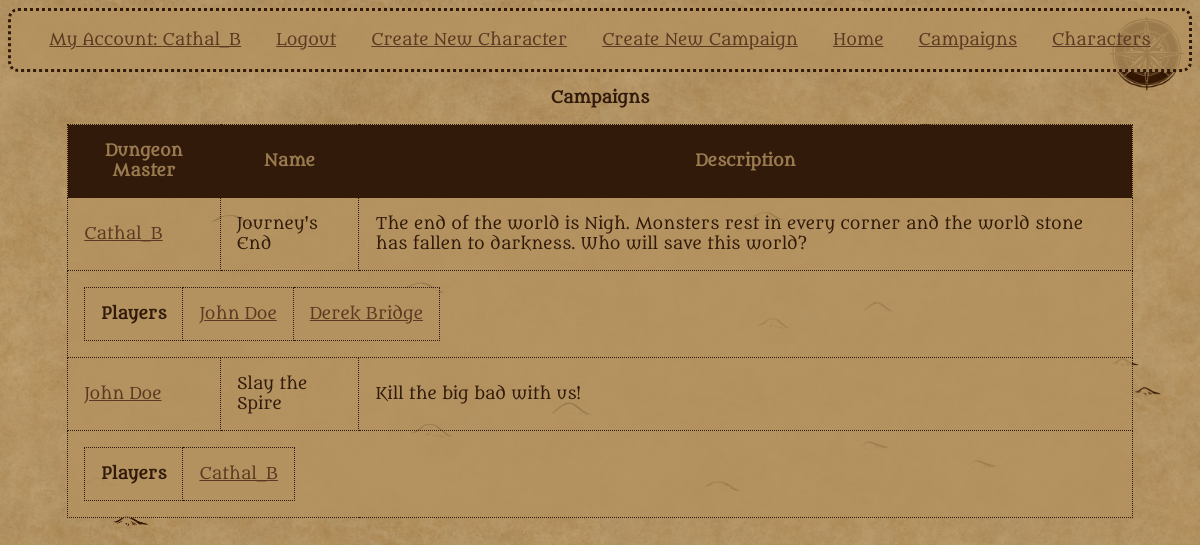
The app's page /Campaigns (signed in) with its own data.
### tables this page shows
CREATE TABLE campaigns
(
    campaign_id INTEGER PRIMARY KEY AUTOINCREMENT,
    dm_id TEXT NOT NULL,
    name TEXT NOT NULL,
    description TEXT NOT NULL,
    FOREIGN KEY (dm_id) REFERENCES users(user_id)
);

CREATE TABLE in_campaign
(
    user_id TEXT NOT NULL,
    campaign_id INTEGER NOT NULL,
    FOREIGN KEY (user_id) REFERENCES users(user_id),
    FOREIGN KEY (campaign_id) REFERENCES campaigns(campaign_id) ON DELETE CASCADE
);

### app.py (the view)
@app.route("/Campaigns", methods=["GET", "POST"])
def Campaigns():
    db = get_db()
    campaigns = db.execute("""SELECT * FROM campaigns""").fetchall()
    players = db.execute("""SELECT * FROM in_campaign""").fetchall()
    return render_template("campaigns.html", campaigns = campaigns, players = players)

### app.py (called while the page is built)
@app.before_request
def load_logged_in_user():
    g.user = session.get("user_id",None)

### database.py (called while the page is built)
def get_db():
    if "db" not in g:
        g.db = sqlite3.connect(DATABASE,
            detect_types=sqlite3.PARSE_DECLTYPES
        )
        g.db.row_factory = sqlite3.Row
        g.db.execute("PRAGMA foreign_keys = ON") #learned from sqlite documentation, foreign keys apparently aren't enforced by default.
    return g.db

### templates/campaigns.html
{% extends "base.html" %}
{% block main_content %}
    <table>
        <caption>Campaigns</caption>
        <tr>
            <th scope="col">Dungeon Master</th>
            <th scope="col">Name</th>
            <th scope="col">Description</th>
        </tr>
    {% for campaign in campaigns %}
        <tr>
        <td><a href="{{ url_for('user', user_id = campaign['dm_id'])}}">{{ campaign["dm_id"]}}</a> </td>
        <td>{{ campaign["name"]}}</td>
        <td>{{ campaign["description"] }}</td>
        </tr>
        <td colspan="3">
            <table>
                <tr>
                <th scope="row" >Players</th>
                {% for player in players %}
                    {% if player["campaign_id"] == campaign["campaign_id"] %}
                        <td><a href="{{ url_for('user', user_id = player['user_id'])}}">{{ player["user_id"]}}</a> </td>
                    {% endif %}
                {%endfor%}
                </tr>
            </table>
        </td>
    {%endfor%}
    </table>
{% endblock %}

### static/styles.css (style rules this page uses)
:root { font-size: 16px; height: 100%; }
html { --base-colour: #311a0a; --bg--colour: #b49260ce; background-image: url('mobile_map.jpg'), url('tile_widescreen.jpg'); background-position: top right, center; background-repeat: no-repeat, repeat; background-size: contain; background-color: var(--bg--colour); }
body { font-family: Metamorphous, serif; color: var(--base-colour); text-decoration: none; }
a { color: #5b3922; }
th, td { border: 0.1em dotted var(--base-colour); padding: 1em; background-color: var(--bg--colour); }
table { border-collapse: collapse }
caption { font-weight: bold; padding-bottom: 1em; }
caption+tbody>tr>th { background-color: var(--base-colour); color: var(--bg--colour); }

### records on screen
campaigns: dm_id "Cathal_B", name "Journey's End", description "The end of the world is Nigh. Monsters rest in every corner and the world stone has fallen to darkness. Who will save this world?"
in_campaign: user_id "John Doe"
in_campaign: user_id "Derek Bridge"
campaigns: dm_id "John Doe", name "Slay the Spire", description "Kill the big bad with us!"
in_campaign: user_id "Cathal_B"

### other values on screen
{{ g.user }} "Cathal_B"
